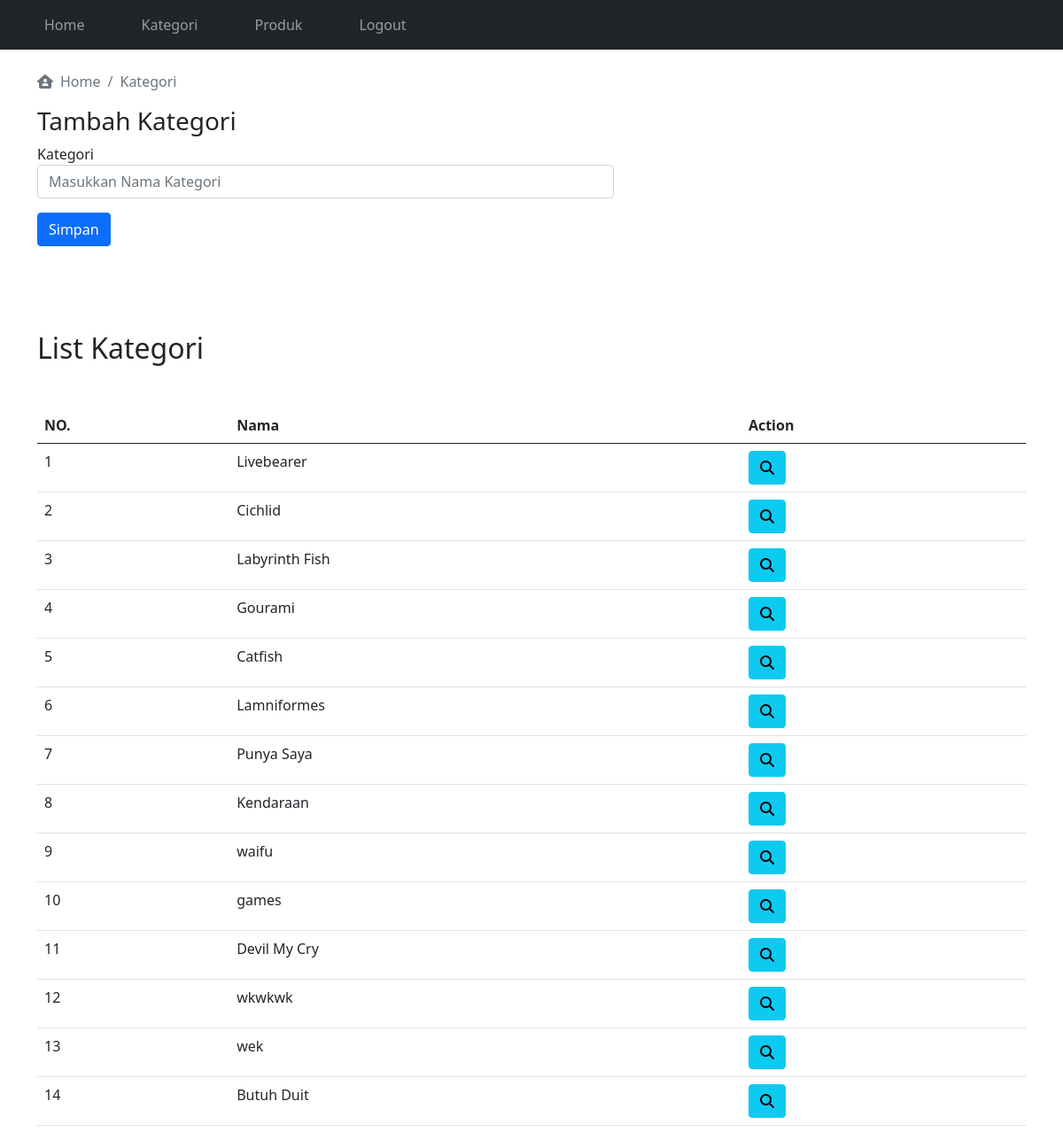
Screenshot of /admindpanel/kategori.php (signed in) with the database file from the repository.
### tables this page shows
CREATE TABLE `category` (
  `id` int(11) NOT NULL,
  `name` varchar(100) NOT NULL
);

### admindpanel/kategori.php (the view, shortened to what this page needs)
<?php
require __DIR__ . "/../buatjs/conection.php";
class CategoryManager {
    private $con;
    public function __construct($con) {
        $this->con = $con;
    }
    public function getAllCategories() {
        $queryCategory = mysqli_query($this->con, "SELECT * FROM category");
        return mysqli_fetch_all($queryCategory, MYSQLI_ASSOC);
    }
    public function displayCategories($categories) {
        echo "<div class='mt-3'>";
        echo "<h2>List Kategori</h2>";
        echo "<div class='table-responsive mt-5'>";
        echo "<table class='table'>";
        echo "<thead>";
        echo "<tr>";
        echo "<th>NO.</th>";
        echo "<th>Nama</th>";
        echo "<th>Action</th>";
        echo "</tr>";
        echo "</thead>";
        echo "<tbody>";
        if (empty($categories)) {
            echo "<tr>";
            echo "<td colspan='3' class='text-center'>Data Kategori Tidak Tersedia</td>";
            echo "</tr>";
        } else {
            $jumlah = 1;
            foreach ($categories as $data) {
                echo "<tr>";
                echo "<td>$jumlah</td>";
                echo "<td>{$data['name']}</td>";
                echo "<td><a href='kategori-detail.php?p={$data['id']}' class='btn btn-info'><i class='fas fa-search'></i></a></td>";
                echo "</tr>";
                $jumlah++;
            }
        }
        echo "</tbody>";
        echo "</table>";
        echo "</div>";
        echo "</div>";
    }
}
$categoryManager = new CategoryManager($con);
$categories = $categoryManager->getAllCategories();
?>
<!DOCTYPE html>
<html lang="en">
<head>
    <link rel="stylesheet" href="../bootstrap/css/bootstrap.min.css">
    <link rel="stylesheet" href="../fontawesome/css/fontawesome.min.css">
</head>
<body>
    <?php require "navbar.php"; ?>
    <div class="container mt-4">
        <nav aria-label="breadcrumb">
            <ol class="breadcrumb">
                <li class="breadcrumb-item active" aria-current="page">
                    <link rel="stylesheet" href="https://cdnjs.cloudflare.com/ajax/libs/font-awesome/6.4.2/css/all.min.css"
 />
                    <a href="../admindpanel" class="no-decoration text-muted">
                        <i class="fa-solid fa-house-user me-2"></i>Home</a>
                </li>
                <li class="breadcrumb-item active" aria-current="page">
                    <link rel="stylesheet" href="https://cdnjs.cloudflare.com/ajax/libs/font-awesome/6.4.2/css/all.min.css"
 />
                    Kategori
                </li>
            </ol>
        </nav>
        <div class="my-6 col-11 col-md-7">
            <h3>Tambah Kategori</h3>
            <form action="" method="post">
                <div>
                    <label for="category">Kategori</label>
                    <input type="text" id="category" name="category" placeholder="Masukkan Nama Kategori"
                        class="form-control">
                </div>
                <div class="mt-3">
                    <button class="btn btn-primary" type="submit" name="simpan_category">Simpan</button>
                </div>
            </form>
        </div>
        <div class="mt-3">
            <?php $categoryManager->displayCategories($categories); ?>
        </div>
    </div>
</body>
</html>

### admindpanel/kategori.php (style rules this page uses)
.no-decoration { text-decoration: none; }
.my-6 { margin-top: rem; margin-bottom: 6rem; }
.mt-3 { margin-top: 1rem; }
.mt-5 { margin-top: 3rem; }

### rows the page displays
category: name "Livebearer"
category: name "Cichlid"
category: name "Labyrinth Fish"
category: name "Gourami"
category: name "Catfish"
category: name "Lamniformes"
category: name "Punya Saya"
category: name "Kendaraan"
category: name "waifu"
category: name "games"
category: name "Devil My Cry"
category: name "wkwkwk"
category: name "wek"
category: name "Butuh Duit"
